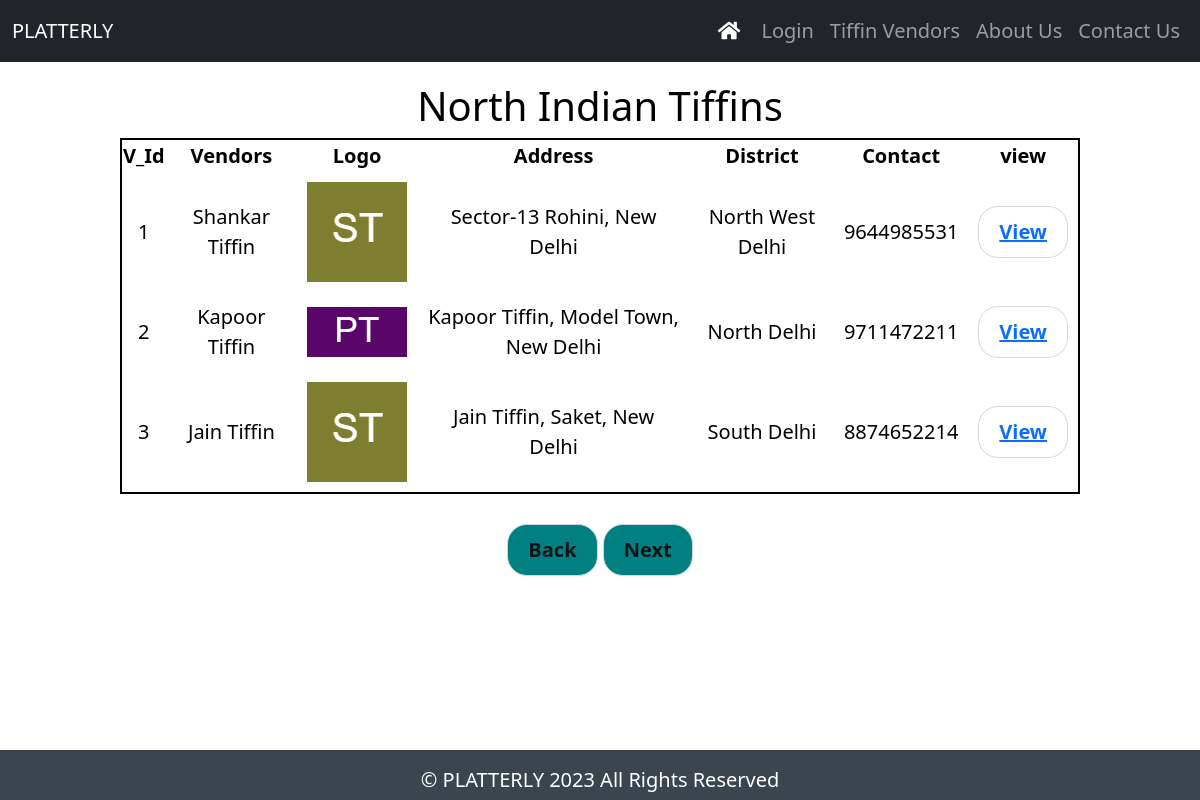
The app's page /northvendors.php with its own data.
### tables this page shows
CREATE TABLE `vendors` (
  `V_id` int(100) NOT NULL,
  `V_ip` varchar(255) NOT NULL,
  `V_name` varchar(255) NOT NULL,
  `V_logo` text NOT NULL,
  `V_regional` text NOT NULL,
  `V_email` varchar(100) NOT NULL,
  `V_pass` varchar(100) NOT NULL,
  `V_addrs` varchar(200) NOT NULL,
  `V_distrt` text NOT NULL,
  `V_contact` bigint(20) NOT NULL
);

### northvendors.php (the view, shortened to what this page needs)
<!doctype html>
<?php
include("includes/db.php");
?>
<html>
	<head>
	   <link rel="stylesheet" href="https://cdnjs.cloudflare.com/ajax/libs/font-awesome/5.15.3/css/all.min.css" />
    <link href="https://cdn.jsdelivr.net/npm/bootstrap@5.0.2/dist/css/bootstrap.min.css" rel="stylesheet">
	 <link rel="stylesheet" href="css/vendors.css">
	</head>
			<body>
		 <nav class="navbar navbar-expand-lg navbar-dark bg-dark">
        <div class="container-fluid">
        <a class="navbar-brand" href="#">PLATTERLY</a>
        <div class="d-flex">
          <div class="collapse navbar-collapse" id="navbarSupportedContent">
            <ul class="navbar-nav me-auto mb-2 mb-lg-0">
			<li class="nav-item">
                <a class="nav-link active" aria-current="page" href="index.php"><i class="fas fa-home"></i>&nbsp;</a>
              </li>
              <li class="nav-item">
                <?php
					        if(isset($_SESSION['user'])){
						        echo" <a class='nav-link active' href='customers/my_acc.php'><h4 style='color:yellow;text-decoration:underline;'>Hi! &nbsp;".$_SESSION['user'].'(My Account)'."</h4></a>";
					        }
					        else {
						        echo"<a class='nav-link' href='customers/login.php'>Login</a>";
					        }
				        ?>
				      </li>
              <li><a class='nav-link' href='regional.php'>Tiffin Vendors</a></li>
              <li class="nav-item">
                <a class="nav-link" href="about.html">About Us</a>
              </li>
              <li class="nav-item">
                <a class="nav-link" href="#">Contact Us</a>
              </li>
            </ul>
           </div>
          </div>
        </div>
      </nav>
	<h1> North Indian Tiffins</h1>
	<div >
		<table class="regional-container" table style="width:80%" >
			<tr>
			<th>V_Id</th>
			<th>Vendors</th>
			<th> Logo</th>
			<th> Address</th>
			<th> District</th>
			<th> Contact</th>
			<th> view</th>
			</tr>
			<?php
			$get_nvendor = "select * from vendors where V_regional='North Indian'";
			$run_nvendor = mysqli_query($con, $get_nvendor);
			while ($row_nvendor = mysqli_fetch_array($run_nvendor)) {
				$email=$row_nvendor["V_email"];
				$n_id = $row_nvendor['V_id'];
				$n_name = $row_nvendor['V_name'];
				$n_logo = $row_nvendor['V_logo'];
				$n_address = $row_nvendor['V_addrs'];
				$n_district = $row_nvendor['V_distrt'];
				$n_contact = $row_nvendor['V_contact'];
			?>
			<tr>
			<td><?php echo $n_id; ?></td>
			<td><?php echo $n_name; ?></td>
			<td> <img src="images/<?php echo $n_logo;?>" width="100 px" > </td>
			<td><?php echo $n_address; ?></td>
			<td><?php echo $n_district; ?></td>
			<td><?php echo $n_contact; ?></td>
			<td><button><a href='vendorMenuPage.php?email=<?php echo $email;?>'>View</a></button></td>
			</tr>
			<?php } ?>
		</table>
	</div>
	<div style="text-align:center">
		<a href="regional.php"><button class="btn1">Back</button></a>
		<a href="#"><button class="btn2"> Next</button></a>
	</div>
	<div class="footer-bottom">
    	&copy; PLATTERLY 2023 All Rights Reserved
    </div>
	</body>
	</html>

### records on screen
vendors: V_id "1", V_name "Shankar Tiffin", V_logo (picture), V_addrs "Sector-13 Rohini, New Delhi", V_distrt "North West Delhi", V_contact "9644985531"
vendors: V_id "2", V_name "Kapoor Tiffin", V_logo (picture), V_addrs "Kapoor Tiffin, Model Town, New Delhi", V_distrt "North Delhi", V_contact "9711472211"
vendors: V_id "3", V_name "Jain Tiffin", V_logo (picture), V_addrs "Jain Tiffin, Saket, New Delhi", V_distrt "South Delhi", V_contact "8874652214"
